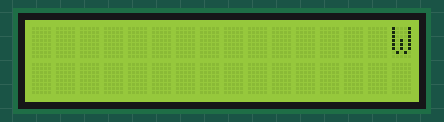
Recording of a sketch running on a simulated Arduino Uno, built with avr-gcc and run on an emulated ATmega328P. Parts: 16×2 character LCD.

Above: at 0.8 s.
At 1.9 s:
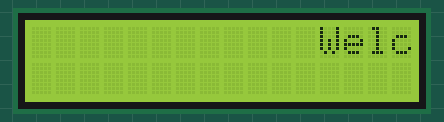
At 3.3 s:
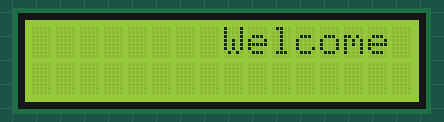
At 4.4 s:
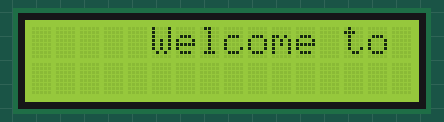
At 5.8 s:
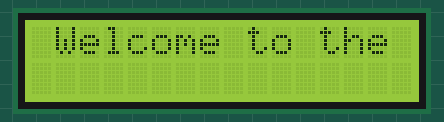
At 11.5 s:
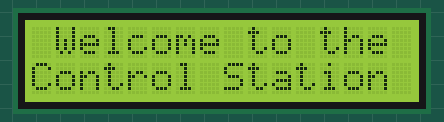

The sketch:

ardunio_susbsription.ino
```cpp
#include <SoftwareSerial.h>
#include<LiquidCrystal.h>

LiquidCrystal lcd (13,12,11,10,9,8);

String ssid="Falcon";
String password="marvel10";
String temp;
const int buzzer = 7;
int i = 0;
int j = 0;
int k = 0;


SoftwareSerial  ARD(2, 3);

int delayTime2 = 350; // Delay between shifts

void scrollInFromRight (int line, char str1[]) {
  i = strlen(str1);
  for (j = 16; j >= 0; j--) {
    lcd.setCursor(0, line);
    for (k = 0; k <= 15; k++) {
      lcd.print(" "); // Clear line
    }
    lcd.setCursor(j, line);
    lcd.print(str1);
    delay(delayTime2);
  }
}


void scrollInFromLeft (int line, char str1[]) {
  i = 40 - strlen(str1);
  line = line - 1;
  for (j = i; j <= i + 16; j++) {
    for (k = 0; k <= 15; k++) {
      lcd.print(" "); // Clear line
      }
      lcd.setCursor(j, line);
      lcd.print(str1);
      delay(delayTime2);
   }
}


void setup()
{
  Serial.begin(115200);
  ARD.begin(115200);
  lcd.begin(16, 2);
  scrollInFromRight(0, " Welcome to the");
  scrollInFromLeft(1, " Control Station");
  lcd.clear();
  ARD.print("u");
  ARD.print(ssid);
  ARD.print("\n");
  delay(100);
  ARD.print("p");
  ARD.print(password);
  ARD.print("\n");
  delay(200);
}

void loop()
{
  ARD.print("*");
 if(ARD.available())
{
 while(ARD.read()!='#');
 char ch1,ch2;
 ch1=ARD.read();
 switch(ch1)
          {
            case '1':
                        ch2=ARD.read();
                        switch(ch2)
                        {
                                  case '1':
                                          noTone(buzzer);
                                          lcd.setCursor(0,0);
                                          lcd.print("Bin1= B 50%    ");
                                          break;

                                  case '2':
                                          noTone(buzzer);
                                          lcd.setCursor(0,0);
                                          lcd.print("Bin1= A 50%     ");
                                          break;

                                  case '3':
                                          lcd.setCursor(0,0);
                                          lcd.print("Bin1= F 100%");
                                          tone(buzzer, 1000);
                                          break;

                        }
                        break;
             case '2':
                        ch2=ARD.read();
                        switch(ch2)
                        {

                                  case '1':
                                        noTone(buzzer);
                                        lcd.setCursor(0,1);
                                        lcd.print("Bin2= B 50%      ");
                                        break;


                                 case '2':
                                        noTone(buzzer);
                                        lcd.setCursor(0,1);
                                        lcd.print("Bin2= A 50%      ");
                                        break;

                                case '3':
                                        lcd.setCursor(0,1);
                                        lcd.print("Bin2= F 100%");
                                        tone(buzzer, 1000);
                                        break;
                          }
                          break;
          }
}
}
```

Measured:
- what the display in image 4 shows lasts 0.7 s, from 5.7 s to 6.4 s
